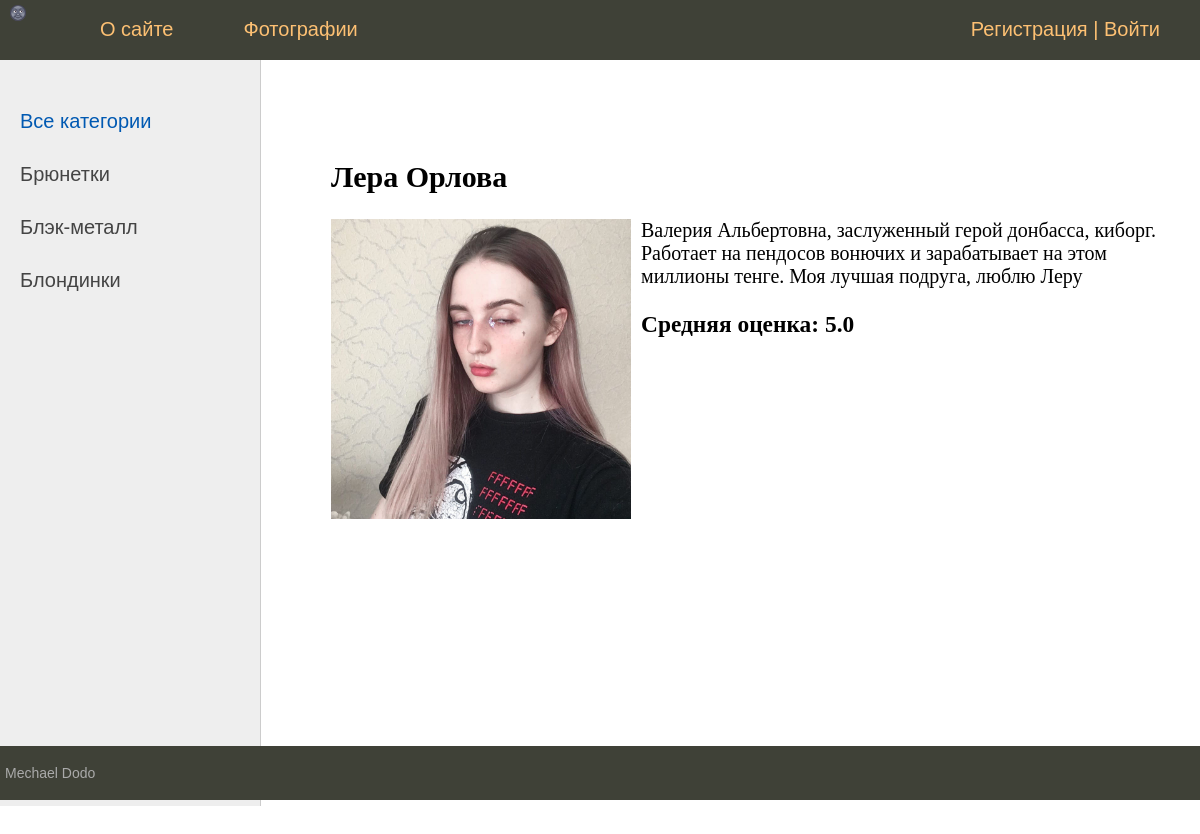
Page /girl/lera-orlova/ on the committed database.
### beautido_app/models.py (models this page shows, shortened)
class Category(models.Model):
    title = models.CharField(max_length=100, db_index=True)
    slug = models.SlugField(max_length=255, unique=True, db_index=True)
    def get_absolute_url(self):
        return reverse('show_the_category', args=[self.slug, ])

class Girl(models.Model):
    title = models.CharField(max_length=255, verbose_name='Имя')
    slug = models.SlugField(max_length=255, unique=True, db_index=True, verbose_name='Url')
    content = models.TextField(blank=True, verbose_name='Описание')
    photo = models.ImageField(upload_to='photos/%y/%m/%d', verbose_name='Фото')
    time_create = models.DateTimeField(auto_now_add=True)
    time_update = models.DateTimeField(auto_now=True)
    is_published = models.BooleanField(default=False)
    category = models.ForeignKey('Category', on_delete=models.CASCADE, verbose_name='Категория')
    class Meta:
        ordering = ['-time_create', 'title']

### beautido_app/views.py (the view, shortened to what this page needs)
# urls.py: path('girl/<slug:girl_slug>/', ShowGirl.as_view(), name='show_girl'),
class ShowGirl( DataMixin, DetailView):
    model = Girl
    template_name = 'beautido_app/girl.html'
    context_object_name = 'girl'
    slug_url_kwarg = 'girl_slug'
    def get_context_data(self, **kwargs):
        context = super().get_context_data(**kwargs)
        scores = Score.objects.filter(girl__pk=context['girl'].pk)
        scores = [score.score_number for score in scores]
        average_score = numpy.mean(scores)
        context['score'] = average_score
        context['options'] = (1, 2, 3, 4, 5)
        context_mix = self.get_user_context(title=context['girl'].title)
        return dict(list(context.items()) + list(context_mix.items()))

### beautido_app/templatetags/beautido_app_tags.py (called while the page is built)
@register.inclusion_tag('beautido_app/list_categories.html')
def show_categories(sort=None, cat_selected=0):
    if not sort:
        categories = Category.objects.annotate(Count('girls'))
    else:
        categories = Category.objects.order_by(sort)
    return {'categories': categories, 'cat_selected': cat_selected}

### beautido_app/utils.py (called while the page is built)
    def get_user_context(self, **kwargs):
        context = kwargs
        user_menu = menu.copy()
        if not self.request.user.is_authenticated:
            user_menu.pop(1)
        context['menu'] = user_menu
        if 'cat_selected' not in context:
            context['cat_selected'] = 0
        return context

### beautido_app/templates/beautido_app/girl.html (shortened to what this page needs)
{% extends 'beautido_app/base.html' %}
{% block content %}
    <h2>{{ title }}</h2>
    {% if girl.photo %}
        <img class="img-article-left" src="{{ girl.photo.url }}">
    {% endif %}
    {{ girl.content|linebreaks }}
    {% block score %}
        <h3>Средняя оценка: {{ score }}</h3>
    {% endblock score %}
{% endblock %}

### beautido_app/templates/beautido_app/list_categories.html (shortened to what this page needs)
{% for category in categories %}
        {% if cat_selected == category.slug %}
            <li class="selected">{{ category.title }}</li>
        {% else %}
            <li><a href="{{ category.get_absolute_url }}">{{ category.title }}</a></li>
        {% endif %}
{% endfor %}

### beautido_app/static/beautido_app/css/styles.css (style rules this page uses)
html, body { font-family: 'Arial'; margin: 0; padding: 0; height: 100%; width: 100%; color: #444; }
a { color: #0059b2; text-decoration: none; }
img { max-width: 600px; height: auto; }
img.img-article-left { max-width: 300px; height: auto; float: left; padding: 0 10px 10px 0; }
.left-chapters ul li { margin: 30px 0 0 0; color: #999; }
.left-chapters ul li a { color: #444; text-decoration: none; }

### rows in the picture
Category: title "Брюнетки"
Category: title "Блэк-металл"
Category: title "Блондинки"
Girl: title "Лера Орлова", photo (picture), content "Валерия Альбертовна, заслуженный герой донбасса, киборг. Работает на пендосов вонючих и зарабатывает на этом миллионы тенге. Моя лучшая подруга, люблю Леру"

### other values in the picture
{{ m.title }} "О сайте" "Фотографии"
{{ score }} "5.0"
